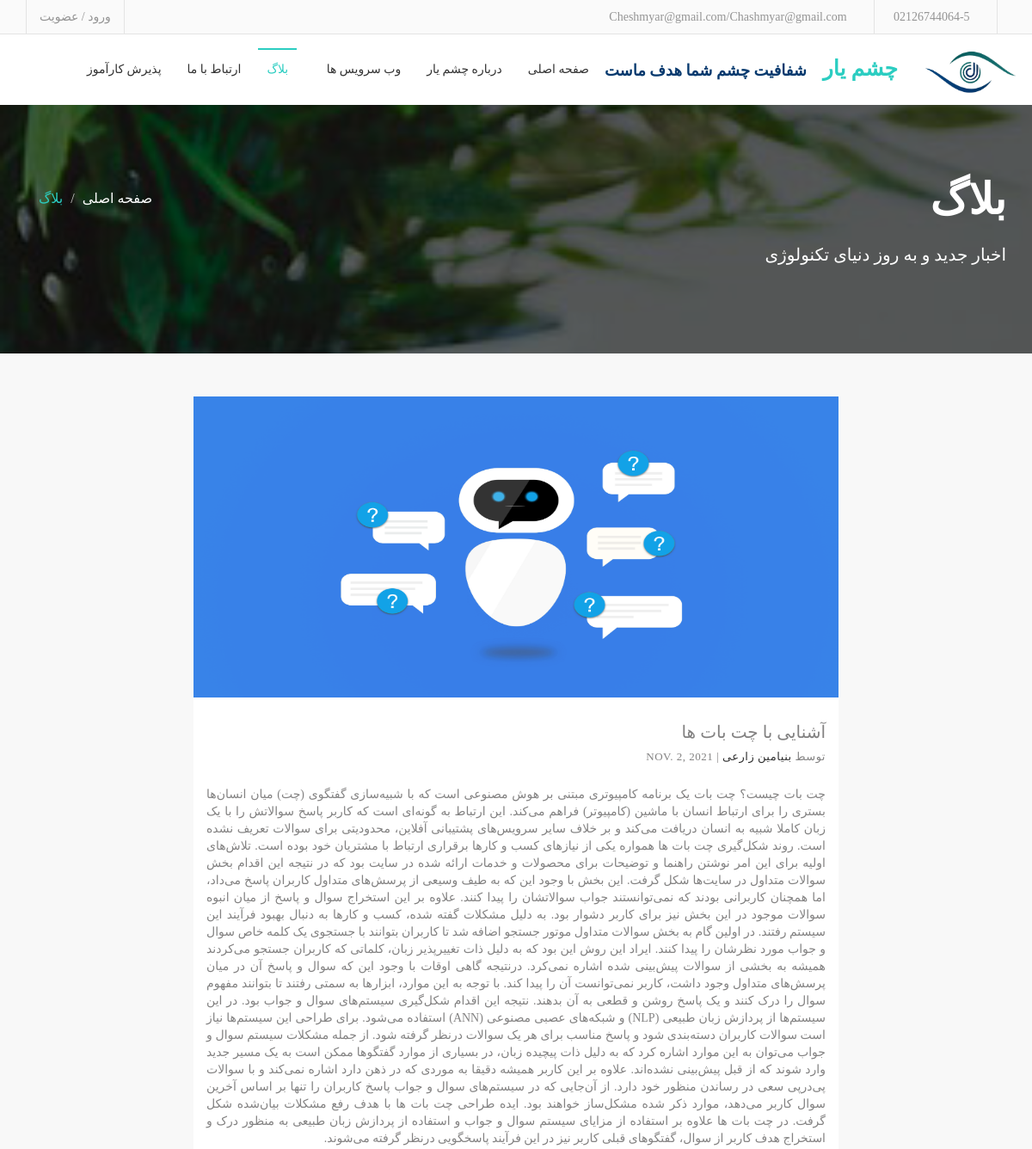
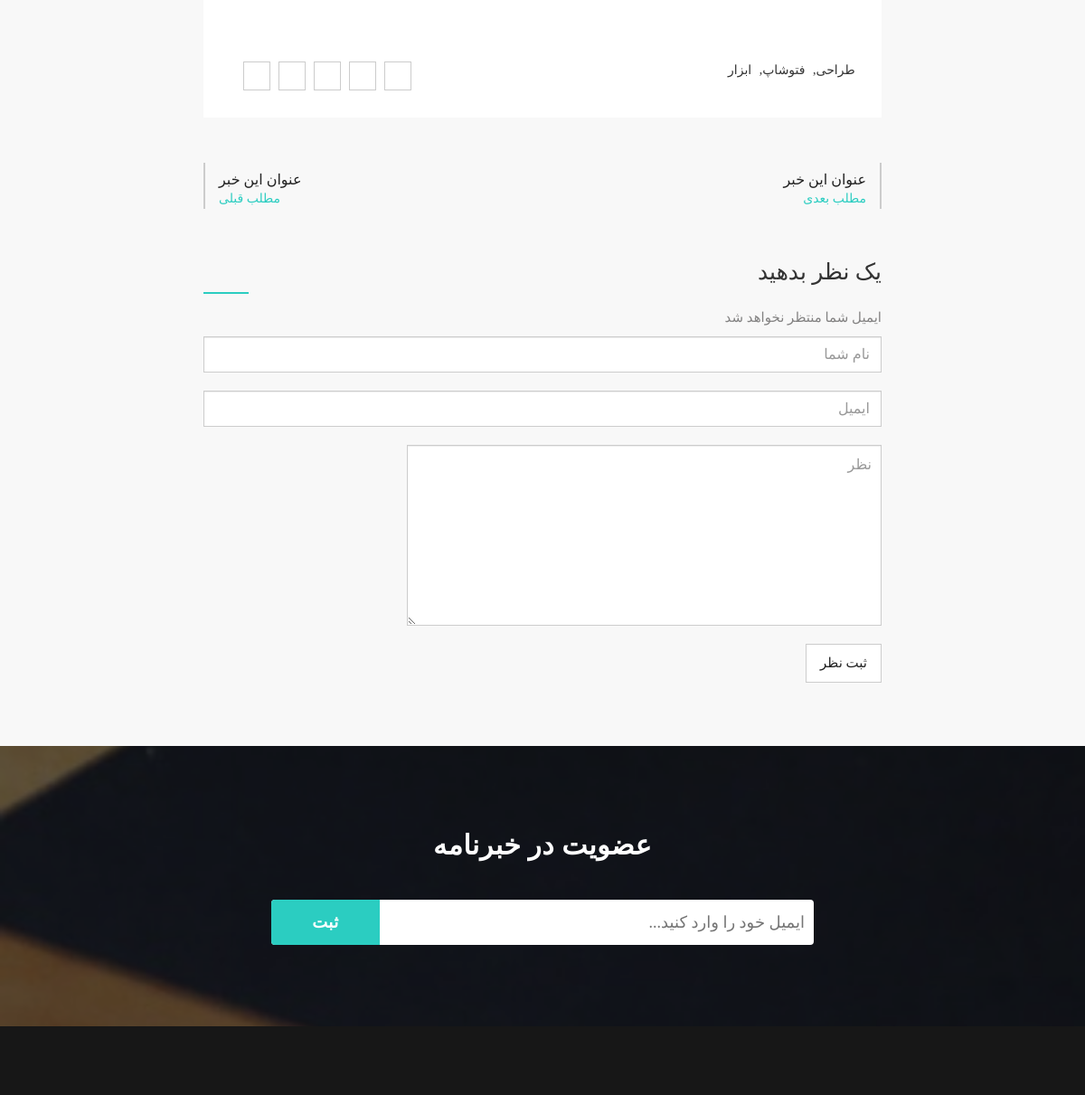
The page /blog/آشنایی با چت بات ها on the database its author committed (2 pictures, top to bottom).
### blog/models.py (models this page shows, shortened)
class Post(models.Model):
    title = models.CharField(max_length=200)
    author = models.CharField(max_length=200)
    date = models.DateField()
    text = models.TextField()
    photo = models.ImageField(upload_to="photos/")

### blog/views.py (the view)
# urls.py: path('<str:post_title>', views.blog_single, name="blog-single")
def blog_single(request, post_title):
    current_post = get_object_or_404(Post, title=post_title)
    context = {
        'post': current_post
    }
    return render(request, 'blog/blog-single.html', context)

### templates/blog/blog-single.html (shortened to what this page needs)
{% load static %}
<!DOCTYPE html>
<html lang="fa_IR">
  <head>
    <link href="{% static 'css/font-awesome.css' %}" rel="stylesheet">
    <link href="{% static 'css/bootstrap.css' %}" rel="stylesheet">
    <link rel="stylesheet" type="text/css" href="{% static 'css/slick.css' %}"/>
    <link rel="stylesheet" href="{% static 'css/jquery.fancybox.css' %}" type="text/css" media="screen" />
    <link rel="stylesheet" type="text/css" href="{% static 'css/animate.css' %}"/>
    <link rel="stylesheet" type="text/css" href="{% static 'css/bootstrap-progressbar-3.3.4.css' %}"/>
    <link id="switcher" href="{% static 'css/theme-color/default-theme.css' %}" rel="stylesheet">
    <link href="{% static 'css/style.css' %}" rel="stylesheet">
    <link rel="stylesheet" type="text/css" href="{% static 'css/font.css' %}"/>
  </head>
  <body>
  <header id="header">
    <div class="header-bottom">
      <div class="container">
        <div class="row">
          <div class="col-md-6 col-sm-6 col-xs-6">
            <div class="header-contact">
              <ul>
                <li>
                  <div class="phone">
                    <i class="fa fa-phone"></i>
                    02126744064-5
                  </div>
                </li>
                <li>
                  <div class="mail">
                    <i class="fa fa-envelope"></i>
                    Cheshmyar@gmail.com/Chashmyar@gmail.com
                  </div>
                </li>
              </ul>
            </div>
          </div>
          <div class="col-md-6 col-sm-6 col-xs-6">
            <div class="header-login">
              <a class="login modal-form" data-target="#login-form" data-toggle="modal" href="#">ورود / عضویت</a>
            </div>
          </div>
        </div>
      </div>
    </div>
  </header>
  <section id="menu-area">
    <nav class="navbar navbar-default" role="navigation">
        <div class="navbar-header">
            <a class="navbar-brand" href="{% url 'pages' %}" style="margin-top: 0;"><img style="margin-top: 0;" src="{% static 'images/Cheshmyar/logo2.png' %}" alt="logo" height="55" width="110"></a>
          <a class="navbar-brand" href="{% url 'pages' %}">چشم یار
              &ensp;<span style="color: rgb(6,57,110); font-size: large;">شفافیت چشم شما هدف ماست</span>
          </a>
        </div>
        <div id="navbar" class="navbar-collapse collapse">
          <ul id="top-menu" class="nav navbar-nav navbar-right main-nav">
            <li><a href="{% url 'pages' %}">صفحه اصلی</a></li>
            <li><a href="{% url 'about-us' %}">درباره چشم یار</a></li>
            <li class="dropdown">
              <a href="#" class="dropdown-toggle" data-toggle="dropdown">وب سرویس ها <span class="fa fa-angle-down"></span></a>
            </li>
            <li class="active"><a href="{% url 'blog' %}">بلاگ</a></li>
            <li><a href="{% url 'contact' %}">ارتباط با ما</a></li>
            <li><a href="{% url 'intern' %}">پذیرش کارآموز</a></li>
          </ul>
            <a href="#" id="search-icon">
                <i class="fa fa-search">
                </i>
            </a>
        </div>
    </nav>
  </section>
  <section id="single-page-header">
    <div class="overlay">
      <div class="container">
        <div class="row">
          <div class="col-md-6 col-sm-6 col-xs-12">
            <div class="single-page-header-left">
              <h2>بلاگ</h2>
              <p>اخبار جدید و به روز دنیای تکنولوژی</p>
            </div>
          </div>
          <div class="col-md-6 col-sm-6 col-xs-12">
            <div class="single-page-header-right">
              <ol class="breadcrumb">
                <li><a href="{% url 'pages' %}">صفحه اصلی</a></li>
                <li class="active">بلاگ</li>
              </ol>
            </div>
          </div>
        </div>
      </div>
    </div>
  </section>
  <section id="blog-archive">
    <div class="container">
      <div class="row">
        <div class="col-md-12">
          <div class="blog-archive-area">
            <div class="row">
              <div class="col-md-2"></div>
              <div class="col-md-8">
                <div class="blog-archive-left">
                  <article class="blog-news-single">
                    <div class="blog-news-img">
                      <img src="{{ post.photo.url }}" alt="image">
                    </div>
                    <div class="blog-news-title">
                      <h2>{{ post.title }}</h2>
                    <p>توسط <a class="blog-author" href="#">{{ post.author }}</a> <span class="blog-date">| {{ post.date }}</span></p>
                    </div>
                    <div class="blog-news-details blog-single-details">
                    <p style="text-align: justify">{{ post.text }}</p>
                      <div class="blog-single-bottom">
                        <div class="row">
                          <div class="col-md-8">
                            <div class="blog-single-tag">
                              <span class="fa fa-tags"></span>
                              <a href="#">طراحی,</a>
                              <a href="#">فتوشاپ,</a>
                              <a href="#">ابزار</a>
                            </div>
                          </div>
                          <div class="col-md-4">
                            <div class="blog-single-social">
                              <a href="#"><i class="fa fa-facebook"></i></a>
                              <a href="#"><i class="fa fa-twitter"></i></a>
                              <a href="#"><i class="fa fa-linkedin"></i></a>
                              <a href="#"><i class="fa fa-google-plus"></i></a>
                              <a href="#"><i class="fa fa-pinterest"></i></a>
                            </div>
                          </div>
                        </div>
                      </div>
                    </div>
                  </article>
                  <div class="blog-navigation-area">
                    <div class="blog-navigation-prev">
                      <a href="#">
                        <h5>عنوان این خبر</h5>
                        <span>مطلب قبلی</span>
                      </a>
                    </div>
                    <div class="blog-navigation-next">
                      <a href="#">
                        <h5>عنوان این خبر</h5>
                        <span>مطلب بعدی</span>
                      </a>
                    </div>
                  </div>
                  <div class="comments-box-area">
                    <h2>یک نظر بدهید</h2>
                    <p>ایمیل شما منتظر نخواهد شد</p>
                    <form action="" class="comments-form">
                       <div class="form-group">
                        <input type="text" class="form-control" placeholder="نام شما">
                      </div>
                      <div class="form-group">
                        <input type="email" class="form-control" placeholder="ایمیل">
                      </div>
                       <div class="form-group">
                        <textarea placeholder="نظر" rows="3" class="form-control"></textarea>
                      </div>
                      <button class="comment-btn">ثبت نظر</button>
                    </form>
                  </div>
                </div>
              </div>
              <div class="col-md-2"></div>
            </div>
          </div>
        </div>
      </div>
    </div>
  </section>
  <section id="subscribe">
    <div class="subscribe-overlay">
      <div class="container">
        <div class="row">
          <div class="col-md-12">
            <div class="subscribe-area">
              <h2 class="wow fadeInUp">عضویت در خبرنامه</h2>
              <form action="" class="subscrib-form wow fadeInUp" data-wow-duration="0.5s" data-wow-delay="0.5s">
                <input type="text" placeholder="ایمیل خود را وارد کنید...">
                <button class="subscribe-btn" type="submit">ثبت</button>
              </form>
            </div>
          </div>
        </div>
      </div>
    </div>
  </section>
  <footer id="footer">
    <div class="container">
      <div class="row">
        <div class="col-md-6 col-sm-6">
        </div>
        <div class="col-md-6 col-sm-6">
          <div class="footer-right">
            <a href="{% url 'pages' %}"><i class="fa fa-facebook"></i></a>
            <a href="#"><i class="fa fa-twitter"></i></a>
            <a href="#"><i class="fa fa-google-plus"></i></a>
            <a href="#"><i class="fa fa-linkedin"></i></a>
            <a href="#"><i class="fa fa-pinterest"></i></a>
          </div>
        </div>
      </div>
    </div>
  </footer>
  </body>
</html>

### Cheshmyar/static/css/theme-color/default-theme.css (style rules this page uses)
.navbar-brand { color: #2bcdc1 !important; }
.navbar-default .navbar-nav > .active > a, .navbar-default .navbar-nav > .active > a:hover, .navbar-default .navbar-nav > .active > a:focus { color: #2bcdc1; }
.main-nav > li > a:hover::before, .navbar-default .navbar-nav > .active > a::before, .navbar-default .navbar-nav > .open > a:hover::before { background-color: #2bcdc1; }
.subscribe-btn { background-color: #2bcdc1; }
.blog-navigation-prev a>span { color: #2bcdc1; }
.blog-navigation-next a>span { color: #2bcdc1; }
.comments-box-area h2::after { background-color: #2bcdc1; }
#search-icon { color: #2bcdc1; }
.single-page-header-right .breadcrumb li { color: #2bcdc1; }

### rows shown on the page
Post: photo (picture), title "آشنایی با چت بات ها", author "بنیامین زارعی", date "NOV. 2, 2021", text "چت بات چیست؟ چت بات یک برنامه کامپیوتری مبتنی بر هوش مصنوعی است که با شبیه‌سازی گفتگوی (چت) میان انسان‌ها بستری را برای ارتباط انسان با ماشین (کامپیوتر) فراهم می‌کند. این ارتباط به گونه‌ای است که کاربر پاسخ سوالاتش را با یک زبان کاملا شبیه به انسان دریافت می‌کند و بر خلاف سایر سرویس‌های پشتیبانی آفلاین، محدودیتی برای سوالات تعریف نشده است. روند شکل‌گیری چت بات ها همواره یکی از نیازهای کسب و کارها برقراری ارتباط با مشتریان خود بوده است. تلاش‌های اولیه برای این امر نوشتن راهنما و توضیحات برای محصولات و خدمات ارائه شده در سایت بود که در نتیجه این اقدام بخش سوالات متداول در سایت‌ها شکل گرفت. این بخش با وجود این که به طیف وسیعی از پرسش‌های متداول کاربران پاسخ می‌داد، اما همچنان کاربرانی بودند که…"
